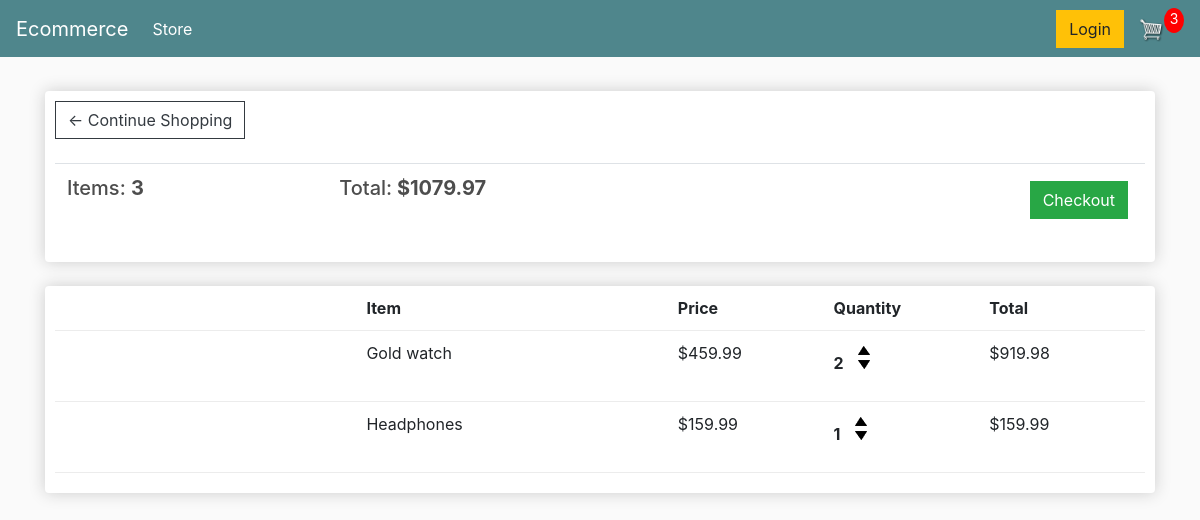
The page /cart/ (signed in) on the database as committed earlier.
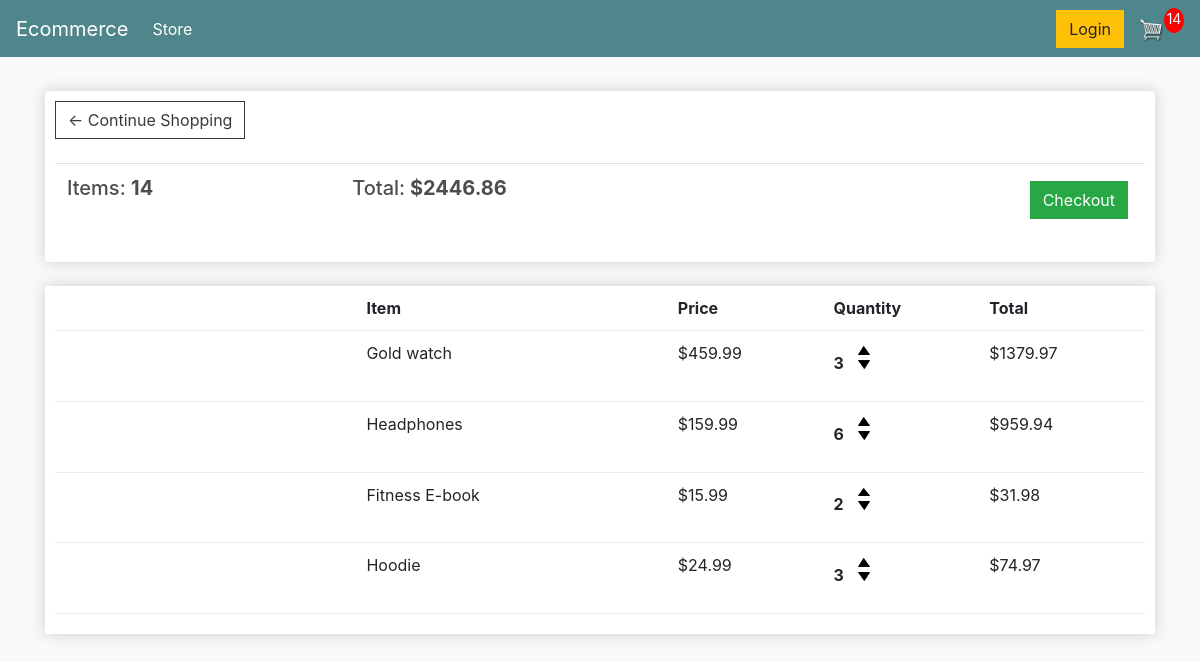
The same page on the database as committed later.
### store/models.py (models this page shows, shortened)
class Order(models.Model):
	customer = models.ForeignKey(Customer, on_delete=models.SET_NULL, null=True, blank=True)
	date_ordered = models.DateTimeField(auto_now_add=True)
	complete = models.BooleanField(default=False)
	transaction_id = models.CharField(max_length=100, null=True)
	@property
	def get_cart_total(self):
		orderitems = self.orderitem_set.all()
		total = sum([item.get_total for item in orderitems])
		return total
	@property
	def get_cart_items(self):
		orderitems = self.orderitem_set.all()
		total = sum([item.quantity for item in orderitems])
		return total

class OrderItem(models.Model):
	product = models.ForeignKey(Product, on_delete=models.SET_NULL, null=True)
	order = models.ForeignKey(Order, on_delete=models.SET_NULL, null=True)
	quantity = models.IntegerField(default=0, null=True, blank=True)
	date_added = models.DateTimeField(auto_now_add=True)
	@property
	def get_total(self):
		total = self.product.price * self.quantity
		return total

class Product(models.Model):
	name = models.CharField(max_length=200)
	price = models.DecimalField(max_digits=7, decimal_places=2)
	digital = models.BooleanField(default=False,null=True, blank=True)
	image = models.ImageField(null=True, blank=True)

### store/views.py (the view)
# urls.py: path('cart/', views.cart, name="cart"),
def cart(request):
	if request.user.is_authenticated:
		customer = request.user.customer
		order, created = Order.objects.get_or_create(customer=customer, complete=False)
		items = order.orderitem_set.all()
		cartItems = order.get_cart_items
	else:
		items = []
		order = {'get_cart_total':0, 'get_cart_items':0, 'shipping':False}
		cartItems = order['get_cart_items']
	context = {'items':items, 'order':order, 'cartItems': cartItems}
	return render(request, 'store/cart.html', context)

### store/templates/store/cart.html
{% extends 'store/main.html' %}
{% load static %}
{% block content %}
<div class="row">
    <div class="col-lg-12">
        <div class="box-element">
            <a  class="btn btn-outline-dark" href="{% url 'store' %}">&#x2190; Continue Shopping</a>
            <br>
            <br>
            <table class="table">
                <tr>
                    <th><h5>Items: <strong>{{order.get_cart_items}}</strong></h5></th>
                    <th><h5>Total:<strong> ${{order.get_cart_total|floatformat:2}}</strong></h5></th>
                    <th>
                        <a  style="float:right; margin:5px;" class="btn btn-success" href="{% url 'checkout' %}">Checkout</a></th>
                </tr>
            </table>
        </div>
        <br>
        <div class="box-element">
            <div class="cart-row">
                <div style="flex:2"></div>
                <div style="flex:2"><strong>Item</strong></div>
                <div style="flex:1"><strong>Price</strong></div>
                <div style="flex:1"><strong>Quantity</strong></div>
                <div style="flex:1"><strong>Total</strong></div>
            </div>
            {% for item in items %}
            <div class="cart-row">
                <div style="flex:2"><img class="row-image" src="{{item.product.imageURL}}"></div>
                <div style="flex:2">{{item.product.name}}</div>
                <div style="flex:1">${{item.product.price|floatformat:2}}</div>
                <div style="flex:1">
                    <p class="quantity">{{item.quantity}}</p>
                    <div class="quantity">
                        <img data-product="{{item.product.id}}" data-action="add" class="chg-quantity
                        update-cart" src="{% static  'images/arrow-up.png' %}">
		                <img data-product="{{item.product.id}}" data-action="remove" class="chg-quantity
                        update-cart" src="{% static  'images/arrow-down.png' %}">
                    </div>
                </div>
                <div style="flex:1">${{item.get_total}}</div>
            </div>
            {% endfor %}
        </div>
    </div>
</div>
{% endblock content %}

### store/templates/store/main.html (shortened to what this page needs)
<!DOCTYPE html>
{% load static %}
<html>
<head>
    <link rel="stylesheet" href="https://stackpath.bootstrapcdn.com/bootstrap/4.4.1/css/bootstrap.min.css">
	<link rel="stylesheet" type="text/css" href="{% static 'css/main.css' %}">
</head>
<body>
	<nav class="navbar navbar-expand-lg navbar-dark bg-dark">
	  <a class="navbar-brand" href="{% url 'store' %}">Ecommerce</a>
	  <div class="collapse navbar-collapse" id="navbarSupportedContent">
	    <ul class="navbar-nav mr-auto">
	      <li class="nav-item active">
	        <a class="nav-link" href="{% url 'store' %}">Store <span class="sr-only">(current)</span></a>
	      </li>
	    </ul>
	    <div class="form-inline my-2 my-lg-0">
	     	<a href="#"class="btn btn-warning">Login</a>
	     	<a href="{% url 'cart' %}">
	    		<img  id="cart-icon" src="{% static 'images/cart.png' %}">
	    	</a>
	    	<p id="cart-total">{{cartItems}}</p>
	    </div>
	  </div>
	</nav>
     <div class="container">
            <br>
            {% block content %}
            {% endblock content %}
         </div>
</body>
</html>

### static/css/main.css (style rules this page uses)
body { background-color: hsl(0, 0%, 98%); }
h1,h2,h3,h4,h5,h6 { color:hsl(0, 0%, 30%); }
.box-element { box-shadow:hsl(0, 0%, 80%) 0 0 16px; background-color: #fff; border-radius: 4px; padding: 10px; }
.bg-dark { background-color: #4f868c!important; }
#cart-icon { width:25px; display: inline-block; margin-left: 15px; }
#cart-total { display: block; text-align: center; color:#fff; background-color: red; width: 20px; height: 25px; border-radius: 50%; font-size: 14px; }
.col-lg-4, .col-lg-6, .col-lg-8, .col-lg-12 { margin-top: 10px; }
.btn { border-radius: 0; }
.cart-row { display: flex; align-items: flex-stretch; padding-bottom: 10px; margin-bottom: 10px; border-bottom: 1px solid #ececec; }
.quantity { display: inline-block; font-weight: 700; padding-right:10px; }
.chg-quantity { width: 12px; cursor: pointer; display: block; margin-top: 5px; transition:.1s; }

Rows that differ between the two databases and show on the page:
changed through a linked row, Order: get_cart_items "3" → "14"; get_cart_total "1079.97" → "2446.86"
changed OrderItem "Gold watch": quantity "2" → "3"; get_total "919.98" → "1379.97"
changed OrderItem "Headphones": quantity "1" → "6"; get_total "159.99" → "959.94"
added OrderItem: product.name "Fitness E-book", product.price "15.99", quantity "2", get_total "31.98"
added OrderItem: product.name "Hoodie", product.price "24.99", quantity "3", get_total "74.97"
Other text that changed with them:
{{ cartItems }}: "3" → "14"
